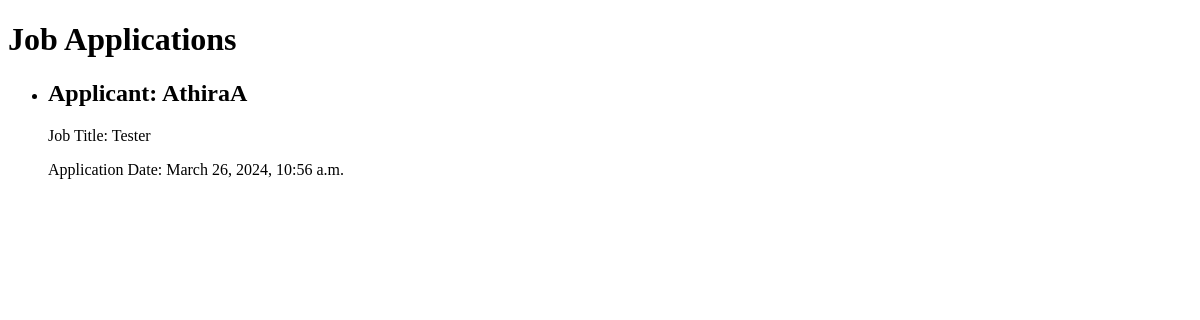
The page /view_applications/ (signed in) on the database as committed earlier.
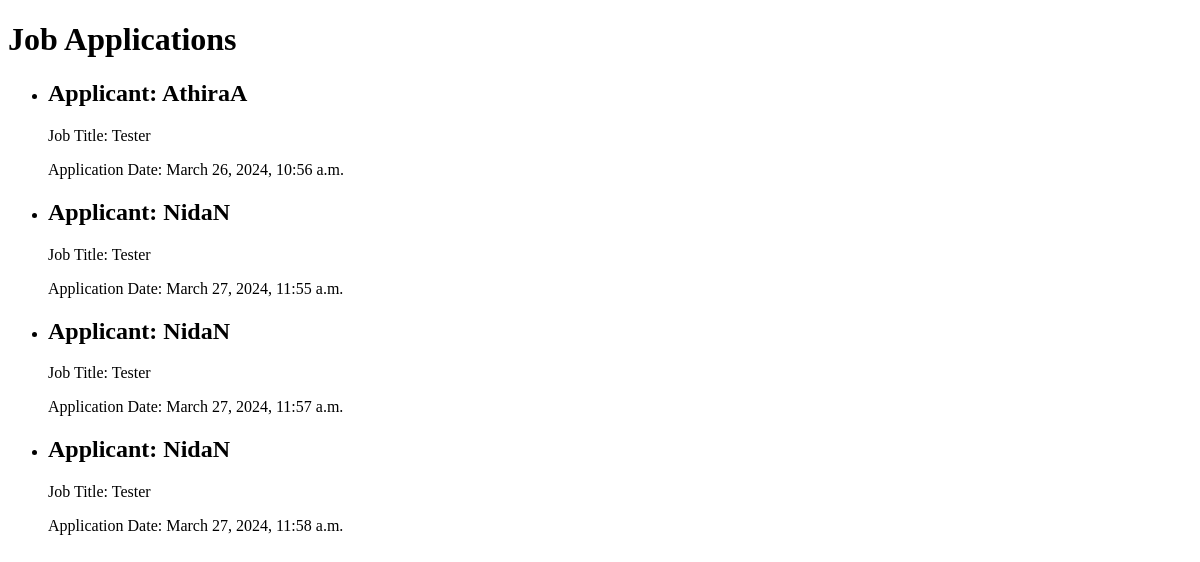
The same page on the database as committed later.
### jobapp/models.py (models this page shows, shortened)
class JobApplication(models.Model):
    job = models.ForeignKey(JobListing, on_delete=models.CASCADE)
    applicant = models.ForeignKey(User, on_delete=models.CASCADE)
    resume = models.FileField(upload_to='job_applications/', null=True, blank=True)
    cover_letter = models.TextField()
    applied_at = models.DateTimeField(auto_now_add=True)
    STATUS_CHOICES = (
        ('Pending', 'Pending'),
        ('Reviewed', 'Reviewed'),
        ('Rejected', 'Rejected'),
        ('Shortlisted', 'Shortlisted'),
        ('Hired', 'Hired'),
    )
    status = models.CharField(max_length=20, choices=STATUS_CHOICES, default='Pending')

class JobListing(models.Model):
    title = models.CharField(max_length=255)
    description = models.TextField()
    required_qualifications = models.TextField()
    desired_qualifications = models.TextField()
    responsibilities = models.TextField()
    application_deadline = models.DateField()
    salary_range = models.CharField(max_length=100)
    location = models.CharField(max_length=255)
    employment_type = models.CharField(max_length=50)
    company_benefits = models.TextField()
    how_to_apply = models.TextField()
    other_information = models.CharField(max_length=255, blank=True)
    employer = models.ForeignKey(User, on_delete=models.CASCADE)

### jobapp/views.py (the view)
# urls.py: path('view_applications/', views.view_all_applications, name='view_applications'),
@login_required
def view_all_applications(request):
    job_applications = JobApplication.objects.all()
    return render(request, 'view_applications.html', {'job_applications': job_applications})

### jobapp/templates/view_applications.html (shortened to what this page needs)
<!DOCTYPE html>
<html lang="en">
<head>
</head>
<body>
    <h1>Job Applications</h1>
    <ul>
        {% for application in job_applications %}
        <li>
            <h2>Applicant: {{ application.applicant.username }}</h2>
            <p>Job Title: {{ application.job.title }}</p>
            <p>Application Date: {{ application.applied_at }}</p>
        </li>
        {% endfor %}
    </ul>
</body>
</html>

Rows that differ between the two databases and show on the page:
added JobApplication: applicant.username "NidaN", job "Tester", applied_at "March 27, 2024, 11:55 a.m."
added JobApplication: applicant.username "NidaN", job "Tester", applied_at "March 27, 2024, 11:57 a.m."
added JobApplication: applicant.username "NidaN", job "Tester", applied_at "March 27, 2024, 11:58 a.m."
